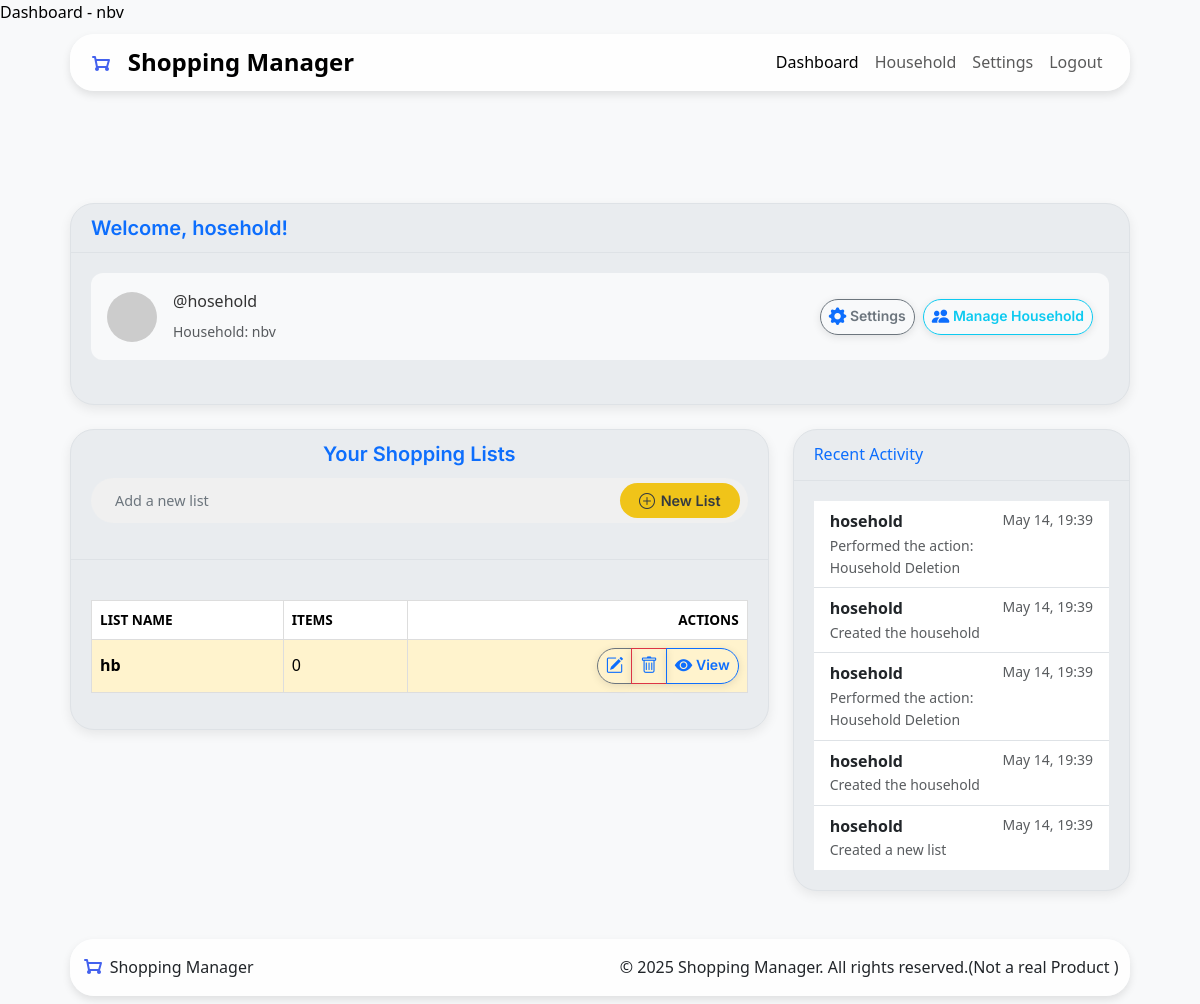
The page /dashboard (signed in) on the database as committed earlier.
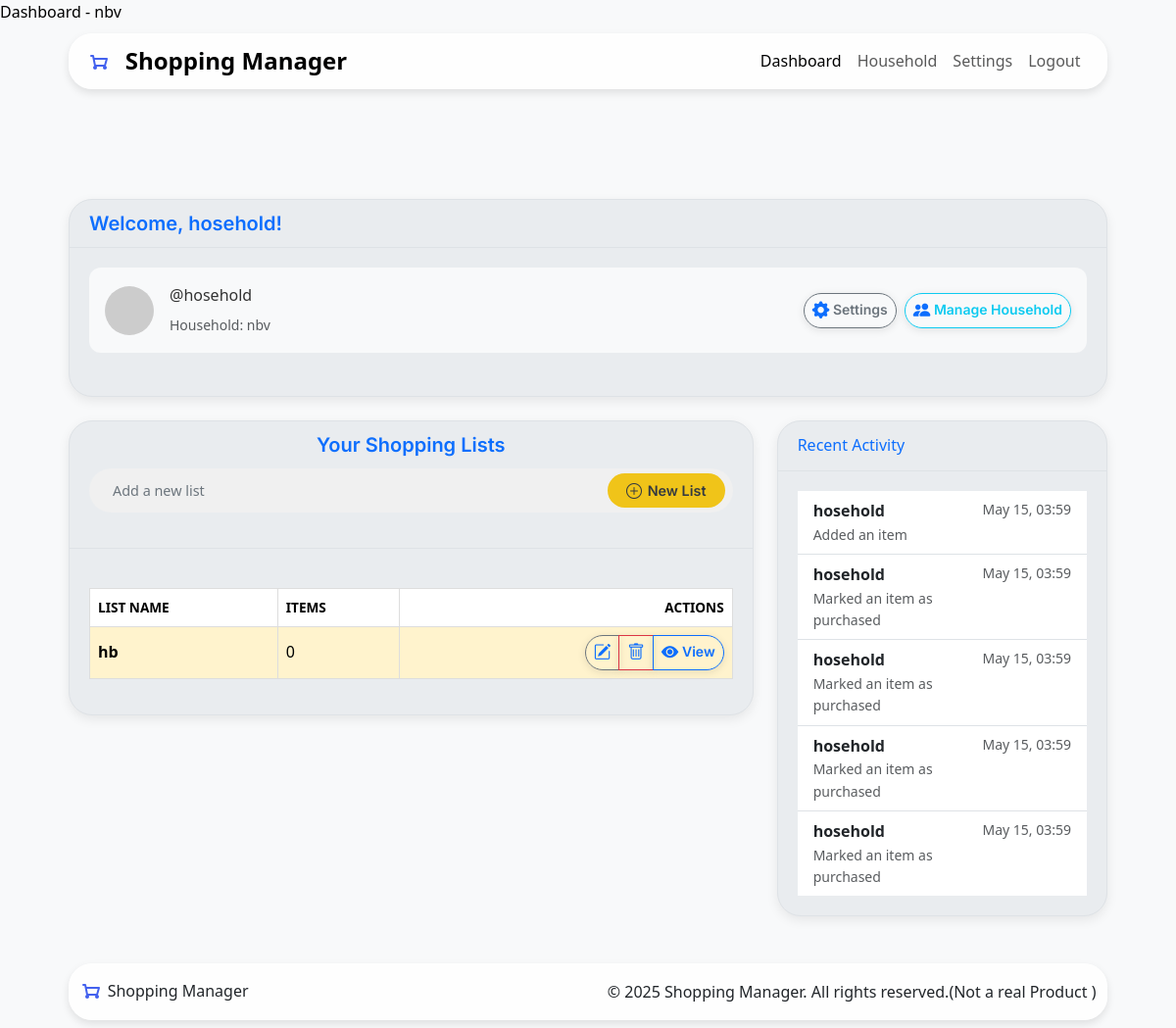
The same page on the database as committed later.
### app/models.py (models this page shows, shortened)
class ShoppingList(db.Model):
    __tablename__ = 'shoppinglists'  # Explicitly set table name
    id = db.Column(db.Integer, primary_key=True)
    name = db.Column(db.String(100), nullable=False)
    household_id = db.Column(db.Integer, db.ForeignKey('households.id'), nullable=False)
    created_by_user_id = db.Column(db.Integer, db.ForeignKey('users.id'), nullable=False)
    created_at = db.Column(db.DateTime, default=datetime.now(timezone.utc))
    items_count = db.Column(db.Integer, default=0)
    purchased_items_count = db.Column(db.Integer, default=0)
    items = db.relationship('ListItem', backref='shopping_list', lazy=True, cascade="all, delete-orphan")

class ActivityLog(db.Model):
    __tablename__ = 'activity_log'
    id = db.Column(db.Integer, primary_key=True)
    user_id = db.Column(db.Integer, db.ForeignKey('users.id'), nullable=False)
    household_id = db.Column(db.Integer, db.ForeignKey('households.id'), nullable=False)
    action_type = db.Column(db.String(50), nullable=False)
    timestamp = db.Column(db.DateTime, default=datetime.now(timezone.utc))

class User(db.Model, UserMixin):
    __tablename__ = 'users'
    id = db.Column(db.Integer, primary_key=True)
    username = db.Column(db.String(80), unique=True, nullable=False)
    name = db.Column(db.String(80), nullable=False)
    password = db.Column(db.String(128), nullable=False)
    role = db.Column(db.String(20), default='member')
    avatar_url = db.Column(db.String(256), nullable=True)  # Can be DiceBear URL or local path
    def get_avatar_url(self):
        if self.avatar_url:
            return url_for('static', filename=f'uploads/avatars/{self.avatar_url}')
        else:
            return f"https://api.dicebear.com/7.x/initials/svg?seed={self.username}"
    household_id = db.Column(db.Integer, db.ForeignKey('households.id'))
    household = db.relationship('Household', back_populates='members', foreign_keys=[household_id])
    administered_household = db.relationship('Household', back_populates='admin',foreign_keys='Household.admin_id', uselist=False)
    created_lists = db.relationship('ShoppingList', backref='creator', lazy=True)
    added_items = db.relationship('ListItem', backref='added_by', lazy=True)
    activities = db.relationship('ActivityLog', backref='user', lazy=True)

### app/routes.py (the view)
@main.route('/dashboard')
@login_required
def dashboard():
    new_list_form = ShoppingListForm()
    household_id = current_user.household_id
    if not household_id:
        flash("You must join or create a household first.", "warning")
        return redirect(url_for('household_bp.setup'))
    household = HouseholdModel.query.get(household_id)
    if not household:
        flash("Household not found.", "danger")
        return redirect(url_for('main.dashboard'))
    is_admin = (current_user.id == household.admin_id)
    all_household_lists = ShoppingListModel.query.filter_by(household_id=household_id)\
                                               .order_by(ShoppingListModel.created_at.desc())\
                                               .all()
    recent_activity = ActivityLog.query.filter_by(household_id=household_id)\
                                     .order_by(ActivityLog.timestamp.desc())\
                                     .limit(5)\
                                     .all()
    return render_template('dashboard.html',
                           title=f"Dashboard - {household.name}",
                           household=household,
                           lists=all_household_lists,
                           is_admin=is_admin,
                           recent_activity=recent_activity,
                           format_action=format_action ,
                           new_list_form=new_list_form
                           )

### app/shopping_lists/forms.py
class ShoppingListForm(FlaskForm):
    name = StringField('List Name', validators=[DataRequired()])
    submit = SubmitField('Create List')

### app/__init__.py (called while the page is built)
def create_app():
    app = Flask(__name__, template_folder=os.path.abspath("templates"), static_folder=os.path.abspath("static"))
    app.config.from_object(Config)
    db.init_app(app)
    migrate.init_app(app, db)
    login_manager.init_app(app)
    bcrypt.init_app(app)
    csrf.init_app(app)
    app.register_blueprint(main)
    app.register_blueprint(auth_bp)
    app.register_blueprint(household_bp, url_prefix='/household')
    app.register_blueprint(shoppinglist_bp, url_prefix='/shopping')
    app.register_blueprint(settings_bp, url_prefix='/settings')
    with app.app_context():
        from .models import User
    @login_manager.user_loader
    def load_user(user_id):
        return User.query.get(int(user_id))
    return app

### templates/dashboard.html (shortened to what the changed rows need)
{% extends "base.html" %}
{% block content %}
<div class="container mt-4">
    <div class="row">
        <div class="col-md-8">
            <div class="card sm-card mb-4">
                <div class="card-header">
                    <div class="list-header-controls">
                        <h2 class="h4 list-header-title">Your Shopping Lists</h2>
                    </div>
                </div>
                <div class="card-body">
                    {% if lists %}
                    <div class="table-responsive">
                        <table class="table align-middle" id="shoppingListsTable">
                            <thead>
                                <tr>
                                    <th scope="col">List Name</th>
                                    <th scope="col">Items</th>
                                    <th scope="col" class="text-end">Actions</th>
                                </tr>
                            </thead>
                            <tbody>
                                {% for list in lists %}
                                <tr id="list-row-{{ list.id }}" class="{% if list.items_count == 0 %}table-warning{% endif %}">
                                    <td>
                                        <strong>{{ list.name }}</strong>
                                    </td>
                                    <td>
                                        {{ list.items_count | default(0) }}
                                    </td>
                                    <td class="text-end">
                                        <div class="btn-group">
                                            <a href="{{ url_for('shoppinglist_bp.edit_list', list_id=list.id) }}"
                                            class="btn btn-sm btn-outline-secondary" title="Edit List Name">
                                            <i class="bi bi-pencil-square"></i>
                                            </a>
                                            <button type="submit"
                                                    class="btn btn-sm btn-outline-danger delete-list-btn"
                                                    title="Delete List"
                                                    data-bs-toggle="modal"
                                                    data-bs-target="#confirmModal"
                                                    data-modal-title="Confirm List Deletion"
                                                    data-modal-body="Are you sure you want to delete the list '{{ list.name | escape }}' and all its items? This cannot be undone."
                                                    data-modal-confirm-text="Delete List"
                                                    data-modal-confirm-class="btn-danger"
                                                    data-action-url="{{ url_for('shoppinglist_bp.delete_list', list_id=list.id) }}"
                                                    data-target-element-selector="#list-row-{{ list.id }}"
                                                    data-redirect-url="{{ url_for('main.dashboard') }}">
                                                <i class="bi bi-trash"></i>
                                            </button>
                                            <a href="{{ url_for('shoppinglist_bp.view_list', list_id=list.id) }}"
                                            class="btn btn-sm btn-outline-primary">
                                            <i class="bi bi-eye-fill"></i> <span class="d-none d-sm-inline">View</span>
                                            </a>
                                        </div>
                                    </td>
                                </tr>
                                {% endfor %}
                            </tbody>
                        </table>
                    </div>
                    {% else %}
                    <div>
                        <p class="card-text">You don't have any lists yet! Click 'New List' to get started.</p>
                    </div>
                {% endif%}
                </div>
            </div>
        </div>
        <div class="col-md-4">
            <div class="card sm-card mb-4">
                <div class="card-body">
                    {% if recent_activity %}
                    <ul class="list-group list-group-flush">
                        {% for activity in recent_activity %}
                        <li class="list-group-item d-flex justify-content-between align-items-start">
                            <div>
                                <strong>{{ activity.user.name }}</strong>
                                <small class="text-muted d-block">{{ format_action(activity.action_type) }}</small>
                            </div>
                            <small class="text-muted text-nowrap">{{ activity.timestamp.strftime('%b %d, %H:%M')}}</small>
                        </li>
                        {% endfor %}
                    </ul>
                    {% else %}
                    <p class="card-text">No Activity Yet!</p>
                    {% endif %}
                </div>
            </div>
        </div>
    </div>
</div>
{% endblock %}

Rows that differ between the two databases and show on the page:
no longer on this page (row unchanged): ActivityLog: user.name "hosehold", action_type "Performed the action: Household Deletion", timestamp "May 14, 19:39"
no longer on this page (row unchanged): ActivityLog: user.name "hosehold", action_type "Created the household", timestamp "May 14, 19:39"
no longer on this page (row unchanged): ActivityLog: user.name "hosehold", action_type "Performed the action: Household Deletion", timestamp "May 14, 19:39"
no longer on this page (row unchanged): ActivityLog: user.name "hosehold", action_type "Created the household", timestamp "May 14, 19:39"
no longer on this page (row unchanged): ActivityLog: user.name "hosehold", action_type "Created a new list", timestamp "May 14, 19:39"
added ActivityLog: user.name "hosehold", action_type "Added an item", timestamp "May 15, 03:59"
added ActivityLog: user.name "hosehold", action_type "Marked an item as purchased", timestamp "May 15, 03:59"
added ActivityLog: user.name "hosehold", action_type "Marked an item as purchased", timestamp "May 15, 03:59"
added ActivityLog: user.name "hosehold", action_type "Marked an item as purchased", timestamp "May 15, 03:59"
added ActivityLog: user.name "hosehold", action_type "Marked an item as purchased", timestamp "May 15, 03:59"
